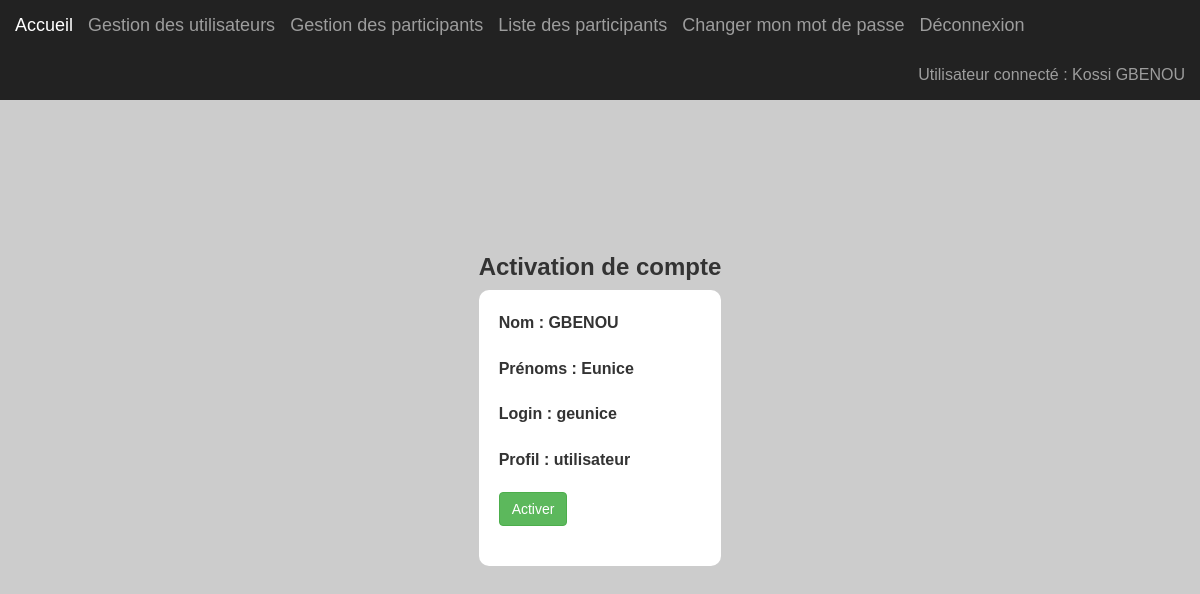
The app's page /admin/activerCompte.php?login=geunice (signed in) with its own data.
### tables this page shows
CREATE TABLE IF NOT EXISTS `utilisateurs` (
  `id` int NOT NULL AUTO_INCREMENT,
  `nom` varchar(50) NOT NULL,
  `prenoms` varchar(50) NOT NULL,
  `login` varchar(10) NOT NULL,
  `mot_de_passe` varchar(50) NOT NULL,
  `id_profil` int NOT NULL,
  `compte_actif` tinyint NOT NULL,
  PRIMARY KEY (`id`),
  KEY `id_profil` (`id_profil`)
);

CREATE TABLE IF NOT EXISTS `profils` (
  `id` int NOT NULL AUTO_INCREMENT,
  `libelle` varchar(50) NOT NULL,
  PRIMARY KEY (`id`)
);

### common_ressources/fonctions.php (called while the page is built, shortened)
<?php
function verification_profil($connexion, $login) {
    $sql = 'SELECT libelle FROM profils WHERE id = (SELECT id_profil FROM utilisateurs WHERE login = "' . $login . '")';
    $resultat = $connexion->query($sql);
    while ($row = $resultat->fetch_array(MYSQLI_ASSOC)) {
        $message = $row;
    }
    return $message;
}
function recuperer_utilisateur($connexion, $login) {
    $requete = "SELECT nom, prenoms, compte_actif, utilisateurs.id FROM utilisateurs, profils WHERE utilisateurs.id_profil=profils.id AND login='" . $login . "' ";
    $resultat = $connexion->query($requete);
    $utilisateur = $resultat->fetch_array(MYSQLI_ASSOC);
    return $utilisateur;
}
?>

### admin/activerCompte.php (the view, shortened to what this page needs)
<?php
    require_once("../common_ressources/fonctions.php");
		$requete3 = "SELECT utilisateurs.id, nom, prenoms, login, id_profil, compte_actif, libelle FROM utilisateurs, profils WHERE utilisateurs.id_profil = profils.id AND login='".$_GET['login']."' ";
		$resultat3 = $mysqli->query($requete3);
		$user=$resultat3->fetch_array(MYSQLI_ASSOC);
?>
<!DOCTYPE html>
<html>
    <head>
        <link rel="stylesheet" type="text/css" href="../assets/bootstrap/css/bootstrap.css">
        <link rel="stylesheet" type="text/css" href="../assets/bootstrap/css/font-awesome.min.css">
        <link rel="stylesheet" type="text/css" href="../assets/css/dashboard.css">
        <link rel="stylesheet" type="text/css" href="../assets/css/stylesucces.css">
        <link rel="stylesheet" type="text/css" href="../assets/css/styleAjout.css">
    </head>
    <body>
        <nav class="navbar navbar-inverse navbar-fixed-top">
            <div class="container-fluid">
                <div id="navbar" class="navbar-collapse collapse">
                    <ul class="nav navbar-nav navbar-left">
                        <li><a class="navbar-brand" href="../accueil.php">Accueil</a></li>
                        <?php
                            $profil = verification_profil($mysqli, $_SESSION['login']);
                            if ($profil['libelle'] == "admin") {
                                ?>
                                <li><a class="navbar-brand" href="./gestionUtilisateur.php">Gestion des utilisateurs</a></li>
                                <li><a class="navbar-brand" href="./participantGestion.php">Gestion des participants</a></li>
                        <?php } ?>
                        <li><a class="navbar-brand" href="../participantListeRecherche.php">Liste des participants</a></li>
                        <li><a class="navbar-brand" href="./reinitialiserMotdepasse.php">Changer mon mot de passe</a></li>
                        <li><a class="navbar-brand" href="../accueil.php?logout=ok">Déconnexion</a></li>
                    </ul>
                    <ul class="nav navbar-nav navbar-right">
                        <li>
                            <a href="">
                                <?php
                                $utilisateur = recuperer_utilisateur($mysqli, $_SESSION['login']);
                                echo "Utilisateur connecté : ";
                                echo $utilisateur['prenoms'];
                                echo $utilisateur['nom'];
                                ?>
                            </a>
                        </li>
                    </ul>
                </div>
            </div>
        </nav>
        <div class="container">
            <div class="row">
                <div class="centrerListe">
                    <div>
                        <h3 class="text-center"><strong>Activation de compte</strong></h3>
                        <div class="bgContent">
						<?php if ($user['compte_actif']) { ?>
                        <div class="form-group">
                            <label>Nom :
                                <input type="hidden" name="nom" value="<?php echo $user['nom']; ?>" class="form-control">
                                <?php echo $user['nom']; ?>
                            </label>
                        </div>
                        <div class="form-group">
                            <label>Prénoms :
                                <input type="hidden" name="prenoms" value="<?php echo $user['prenoms']; ?>" class="form-control">
                                <?php echo $user['prenoms']; ?>
                            </label>
                        </div>
                        </p>
                        <div class="form-group">
                            <label>Login :
                                <input type="hidden" name="login"  value="<?php echo $user['login']; ?>" class="form-control">
                                <?php echo $user['login']; ?>
                            </label>
                        </div>
                        <div class="form-group">
                            <label>Profil :
                                <input type="hidden" name="login"  value="<?php echo $user['login']; ?>" class="form-control">
                                <?php echo $user['libelle']; ?>
                            </label>
                        </div>
                        <?php echo "<font color=\"red\"><h3>Ce compte est déja activé</h3></font>";
                    } else {?>
                    <form enctype="multipart/form-data" method="POST" action="">
                        <div class="form-group">
                            <label>Nom :
                                <?php echo $user['nom']; ?>
                            </label>
                        </div>
                        <div class="form-group">
                            <label>Prénoms :
                                <?php echo $user['prenoms']; ?>
                            </label>
                        </div>
                        <div class="form-group">
                            <label>Login :
                                <?php echo $user['login']; ?>
                            </label>
                        </div>
                        <div class="form-group">
                            <label>Profil :
                                <?php echo $user['libelle']; ?>
                            </label>
                        </div>
                        <div class="form-group">
                            <label>
                            <input type="submit" name="activer" value="Activer" class="btn btn-success">
                            </label>
                        </div>
                    </div>
                    </div>
                </div>
                    <?php } ?>
                        </div>
                    </div>
    </body>
</html>

### assets/css/dashboard.css (style rules this page uses)
body { padding-top: 50px; }
.navbar-fixed-top { border: 0; }

### assets/css/styleAjout.css (style rules this page uses)
body { background-color: #ccc; line-height: 1.6em; font-weight: 300; margin: 0; padding: 0; font-size: 16px; font-family: 'Lane', sans-serif; }
.centrerListe { display: flex; justify-content: center; align-items: center; min-height: 100vh; }
.bgContent { background-color: #fff; border-radius: 10px; padding: 20px; }

### records on screen
utilisateurs: prenoms "Kossi", nom "GBENOU"
utilisateurs: nom "GBENOU", prenoms "Eunice", login "geunice", id_profil.libelle "utilisateur"
